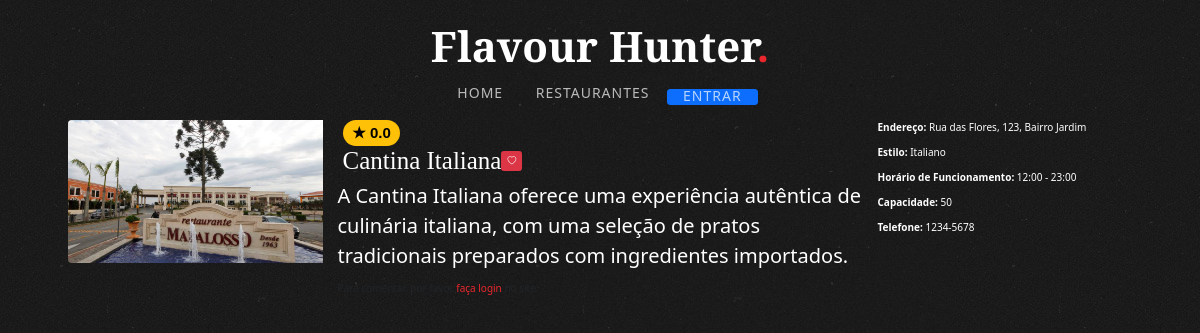
/restaurante.php?id=2, run on an earlier commit of the app's database.
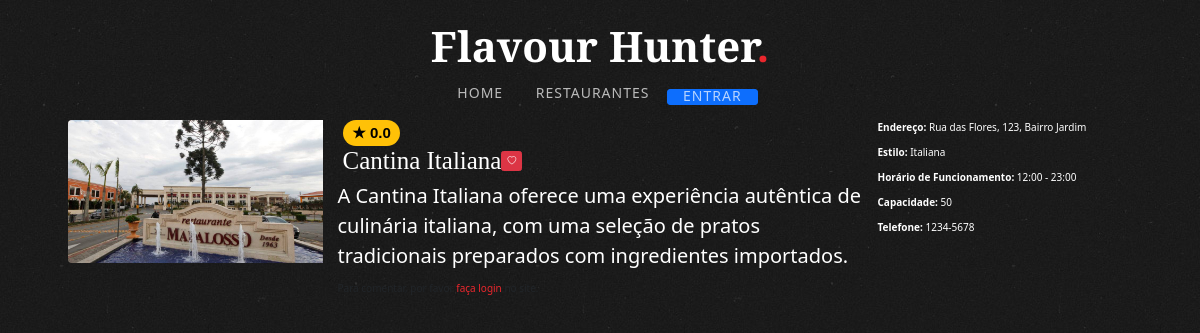
And on a later commit of the database.
### tables this page shows
CREATE TABLE IF NOT EXISTS restaurantes (
    id_restaurante INT NOT NULL AUTO_INCREMENT,
    id_proprietario INT NULL DEFAULT NULL,
    nome VARCHAR(255) NULL DEFAULT NULL,
    endereco VARCHAR(255) NULL DEFAULT NULL,
    dono VARCHAR(255) NULL DEFAULT NULL,
    estilo_culinario VARCHAR(255) NULL DEFAULT NULL,
    descricao TEXT NULL DEFAULT NULL,
    horario VARCHAR(255) NULL DEFAULT NULL,
    capacidade INT NULL DEFAULT NULL,
    telefone VARCHAR(20) NULL DEFAULT NULL,
    foto_restaurante MEDIUMBLOB NULL DEFAULT NULL,
    status_restaurante_id_status INT NOT NULL DEFAULT 2,
    PRIMARY KEY (id_restaurante),
    INDEX id_proprietario (id_proprietario),
    INDEX fk_restaurantes_status_restaurante1_idx (status_restaurante_id_status),
    CONSTRAINT restaurantes_ibfk_1
        FOREIGN KEY (id_proprietario)
        REFERENCES usuarios (id_user),
    CONSTRAINT fk_restaurantes_status_restaurante1
        FOREIGN KEY (status_restaurante_id_status)
        REFERENCES status_restaurante (id_status)
        ON DELETE NO ACTION
        ON UPDATE NO ACTION
);

### restaurante.php (the view, shortened to what the changed rows need)
<?php
include("includes/navbar.php");
include("Conexão.php");
if (isset($_GET['id'])) {
    $id_restaurante = $_GET['id'];
    $sqlDono = "SELECT id_proprietario FROM restaurantes WHERE id_restaurante = $id_restaurante";
    $resultDono = $conn->query($sqlDono);
    $rowDono = $resultDono->fetch_assoc();
    $modoEdicao = isset($_GET['edit']) && $_SESSION['id_user'] == $rowDono['id_proprietario'];
    $sql = "SELECT id_restaurante, id_proprietario, nome, endereco, dono, estilo_culinario, descricao, horario, capacidade, telefone, foto_restaurante
            FROM restaurantes
            WHERE id_restaurante = $id_restaurante";
    $result = $conn->query($sql);
    if ($result->num_rows > 0) {
        $row = $result->fetch_assoc();
        $imagem_existente = !empty($row["foto_restaurante"]);
    } else {
        echo "Restaurante não encontrado.";
        exit;
    }
} else {
    echo "ID do restaurante não fornecido.";
    exit;
}
?>
<link href="https://stackpath.bootstrapcdn.com/bootstrap/5.3.0/css/bootstrap.min.css" rel="stylesheet">
<br><br><br><br><br><br>
<div id="page">
    <div class="m-5">
            <div class="row m-5">
                <div class="col-md-3">
                    <?php if ($imagem_existente) : ?>
                        <img src="uploads/<?php echo $row["foto_restaurante"]; ?>" class="img-fluid rounded-start" alt="Foto do Restaurante" style="max-width: 100%; max-height: 300px;">
                    <?php else : ?>
                        <div class="bg-dark text-white text-center">Imagem não disponível</div>
                    <?php endif; ?>
                </div>
                <div class="col-md-6">
                    <?php if ($modoEdicao) : ?>
                        <div class="mb-3">
                            <label for="nome" class="form-label text-white">Nome do Restaurante:</label>
                            <input type="text" class="form-control" id="nome" name="nome" value="<?php echo $row["nome"]; ?>" required>
                        </div>
                        <div class="mb-3">
                            <label for="descricao" class="form-label text-white">Descrição:</label>
                            <textarea class="form-control" id="descricao" name="descricao" rows="3" required><?php echo $row["descricao"]; ?></textarea>
                        </div>
                    <?php else : ?>
                        <small class="card-text">
                            <?php
                            $sqlMedia = "SELECT AVG(id_nota) AS media FROM nota WHERE id_restaurante = " . $row["id_restaurante"];
                            $resultMedia = $conn->query($sqlMedia);
                            if ($resultMedia->num_rows > 0) {
                                $rowMedia = $resultMedia->fetch_assoc();
                                $mediaAvaliacoes = number_format($rowMedia['media'], 1);
                                echo "<span class='badge text-bg-warning rounded-pill ms-2 fs-4 fonte-normal'>&#9733; $mediaAvaliacoes</span>";
                            } else {
                                echo "<span class='badge text-bg-secondary rounded-pill ms-2'>Sem avaliações</span>";
                            }
                            ?>
                        </small>
                        <div class="d-flex align-items-center">
                            <h1 class="text-white ms-2 text-break"><?php echo $row["nome"]; ?></h1>
                            <form id="favoriteForm" action="php/favoritos_php.php" method="POST">
                                <button type="submit" id="favoriteButton" class="btn btn-danger btn-sm">
                                    <i id="favoriteIcon" class="bi bi-heart"></i>
                                </button>
                            </form>
                        </div>
                        <p class="fs-2 text-white text-break"><?php echo $row["descricao"]; ?></p>
                    <?php endif; ?>
                    <?php if (!$modoEdicao) : ?>
                        <?php if (isset($_SESSION['id_user'])) : ?>
                            <form method="POST" action="php/add_avaliacao.php" id="ratingForm">
                                <div class="rating-box mt-5">
                                    <label for="rating">Avaliação:</label>
                                    <div class="stars">
                                        <i class="bi bi-star" data-rating="1"></i>
                                        <i class="bi bi-star" data-rating="2"></i>
                                        <i class="bi bi-star" data-rating="3"></i>
                                        <i class="bi bi-star" data-rating="4"></i>
                                        <i class="bi bi-star" data-rating="5"></i>
                                    </div>
                                </div>
                                <input type="hidden" id="rating-value" name="rating-value" value="0">
                                <input type="hidden" id="id_restaurante" name="id_restaurante" value="<?php echo $id_restaurante; ?>">
                                <div class="form-floating my-4">
                                    <div>
                                        <input type='hidden' name='id_restaurante' value='<?php echo $id_restaurante; ?>'>
                                        <textarea class="form-control" name="comentario" placeholder="Adicione um comentário..." required></textarea>
                                        <button class="btn btn-primary mt-2" type="submit" id="submit-avaliacao">Enviar</button>
                                    </div>
                                </div>
                            </form>
                            <?php
                            $sql_comentarios = "SELECT avaliacao.comentario, avaliacao.data_comentario, usuarios.email, nota.id_nota
                            FROM avaliacao
                            INNER JOIN usuarios ON avaliacao.id_user = usuarios.id_user
                            LEFT JOIN nota ON avaliacao.id_user = nota.id_user AND avaliacao.id_restaurante = nota.id_restaurante
                            WHERE avaliacao.id_restaurante = $id_restaurante
                            ORDER BY avaliacao.data_comentario DESC";
                            $result_comentarios = $conn->query($sql_comentarios);
                            if ($result_comentarios->num_rows > 0) :
                                while ($row_comentario = $result_comentarios->fetch_assoc()) :
                            ?>
                                    <div class="comentario">
                                        <span class="nota">Nota: <?php echo $row_comentario['id_nota'] ?? 'Sem nota'; ?></span>
                                        <blockquote><?php echo $row_comentario['comentario']; ?></blockquote>
                                        <span class="autor">Feito por: <?php echo $row_comentario['email']; ?></span>
                                    </div>
                            <?php
                                endwhile;
                            else :
                                echo "<p>Nenhum comentário ainda.</p>";
                            endif;
                            ?>
                        <?php else : ?>
                            <p>Para comentar, por favor <a href="login.php">faça login</a> no site.</p>
                        <?php endif; ?>
                    <?php endif; ?>
                </div>
                <div class="col-md-3">
                    <?php if ($modoEdicao) : ?>
                        <div class="mb-3">
                            <label for="endereco" class="form-label text-white">Endereço:</label>
                            <input type="text" class="form-control" id="endereco" name="endereco" value="<?php echo $row["endereco"]; ?>" required>
                        </div>
                        <div class="mb-3">
                            <label for="estilo" class="form-label text-white">Estilo:</label>
                            <select class="form-control" id="estilo" name="estilo_culinario" required>
                                <option value="Italiana" <?php if ($row["estilo_culinario"] == "Italiana") echo "selected"; ?>>Italiana</option>
                                <option value="Japonesa" <?php if ($row["estilo_culinario"] == "Japonesa") echo "selected"; ?>>Japonesa</option>
                                <option value="Chinesa" <?php if ($row["estilo_culinario"] == "Chinesa") echo "selected"; ?>>Chinesa</option>
                                <option value="Brasileira" <?php if ($row["estilo_culinario"] == "Brasileira") echo "selected"; ?>>Brasileira</option>
                                <option value="Mexicana" <?php if ($row["estilo_culinario"] == "Mexicana") echo "selected"; ?>>Mexicana</option>
                                <option value="Indiana" <?php if ($row["estilo_culinario"] == "Indiana") echo "selected"; ?>>Indiana</option>
                                <option value="Tailandesa" <?php if ($row["estilo_culinario"] == "Tailandesa") echo "selected"; ?>>Tailandesa</option>
                                <option value="Francesa" <?php if ($row["estilo_culinario"] == "Francesa") echo "selected"; ?>>Francesa</option>
                                <option value="Mediterrânea" <?php if ($row["estilo_culinario"] == "Mediterrânea") echo "selected"; ?>>Mediterrânea</option>
                                <option value="Árabe" <?php if ($row["estilo_culinario"] == "Árabe") echo "selected"; ?>>Árabe</option>
                            </select>
                        </div>
                        <div class="mb-3">
                            <label for="horario" class="form-label text-white">Horário de Funcionamento:</label>
                            <input type="text" class="form-control" id="horario" name="horario" value="<?php echo $row["horario"]; ?>" placeholder="Ex: 08:00 - 18:00" pattern="^([01]\d|2[0-3]):([0-5]\d)\s*-\s*([01]\d|2[0-3]):([0-5]\d)$" title="O horário deve estar no formato 08:00 - 18:00" required>
                        </div>
                        <div class="mb-3">
                            <label for="capacidade" class="form-label text-white">Capacidade:</label>
                            <input type="number" class="form-control" id="capacidade" name="capacidade" value="<?php echo $row["capacidade"] ?? ''; ?>" pattern="[0-9]+" title="Apenas números são permitidos" min="1" required>
                        </div>
                        <div class="mb-3">
                            <label for="telefone" class="form-label text-white">Telefone:</label>
                            <input type="tel" class="form-control" id="telefone" name="telefone" value="<?php echo $row["telefone"] ?? ''; ?>" pattern="\([0-9]{2}\) [0-9]{4,5}-[0-9]{4}" title="Formato: (99) 9999-9999 ou (99) 99999-9999" required>
                        </div>
                        <div class="mt-5 d-flex justify-content-center">
                            <button type="button" class="btn btn-danger mt-2 ms-2" onclick="confirmarDelecao()">Deletar Restaurante</button>
                        </div>
                    <?php else : ?>
                        <div class="mb-3">
                            <p class="text-white"><strong>Endereço:</strong> <?php echo $row["endereco"]; ?></p>
                        </div>
                        <div class="mb-3">
                            <p class="text-white"><strong>Estilo:</strong> <?php echo $row["estilo_culinario"]; ?></p>
                        </div>
                        <div class="mb-3">
                            <p class="text-white"><strong>Horário de Funcionamento:</strong> <?php echo $row["horario"]; ?></p>
                        </div>
                        <div class="mb-3">
                            <p class="text-white"><strong>Capacidade:</strong> <?php echo $row["capacidade"]; ?></p>
                        </div>
                        <div class="mb-3">
                            <p class="text-white"><strong>Telefone:</strong> <?php echo $row["telefone"]; ?></p>
                        </div>
                    <?php endif; ?>
                </div>
            </div>
    </div>
    </body>
    </html>

What changed in the data, as far as the page shows it:
changed restaurantes "Cantina Italiana": estilo_culinario "Italiano" → "Italiana"
